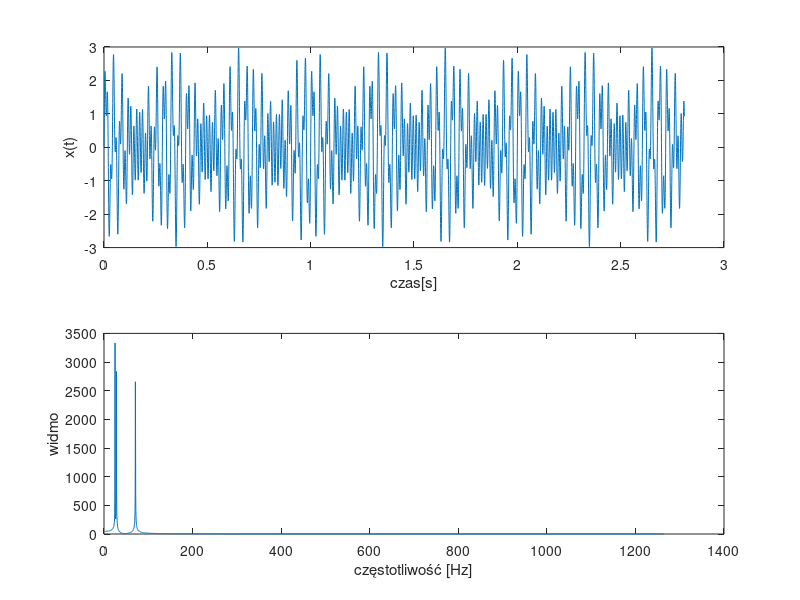

Recreate this plot in MATLAB.
clear all;
close all;

ab=25;
cd=28;
ef=71;

N=7100;
Nf=7100;

fp=2528;
t = [0:1/fp:(N-1)/fp];

x = sin(2*pi*ab*t)+ sin(2*pi*cd*t)+ sin(2*pi*ef*t)   ;
subplot(211);
plot(t,x);
xlabel('czas[s]');
ylabel('x(t)');

%%
f=linspace(0,fp,Nf);
v=fft(x,Nf);
w=abs(v);

subplot(212);

N21=Nf/2+1;
f=linspace(0,fp/2,N21);
vy=fft(x,Nf);
wy=abs(vy); 
plot(f,wy(1:N21));
xlabel('częstotliwość [Hz]')
ylabel('widmo')













